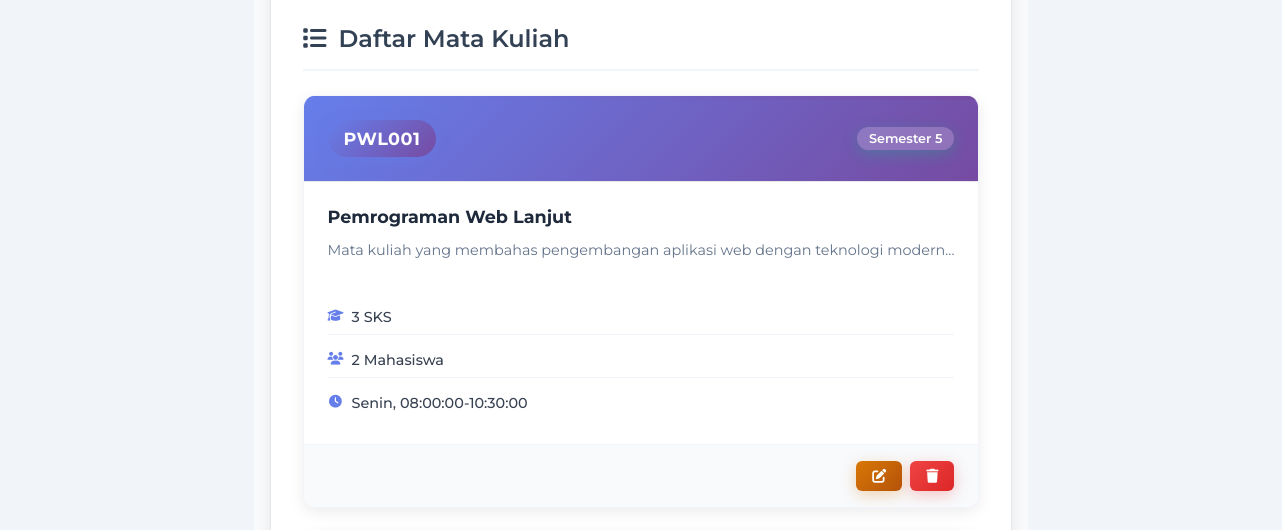
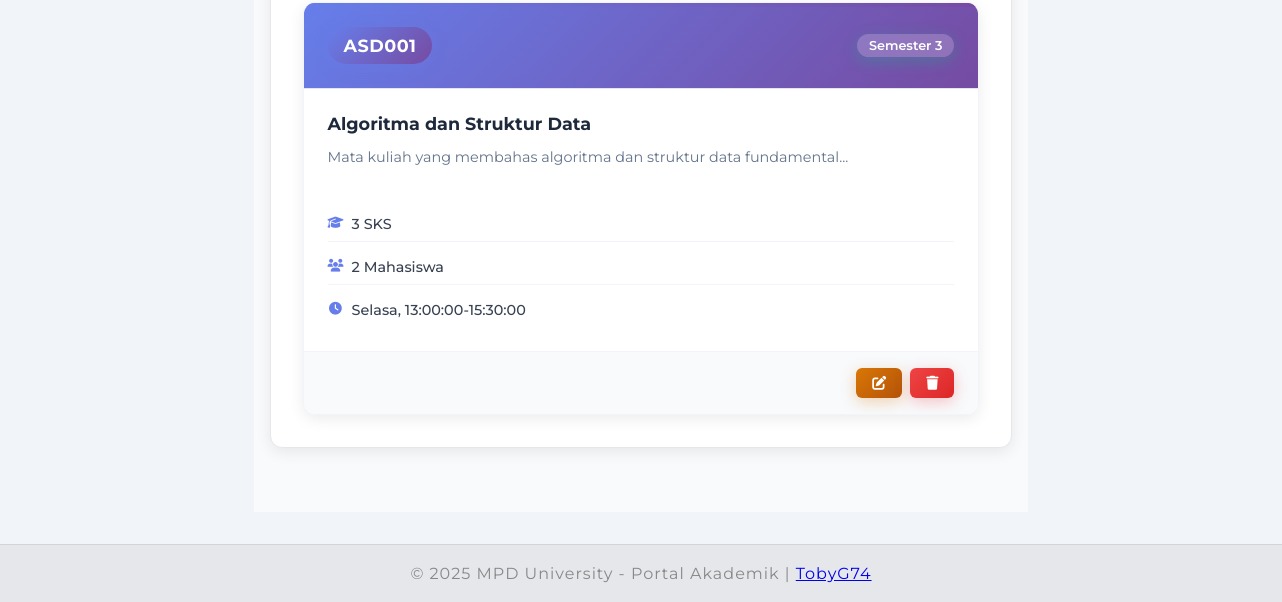
/dosen/mata_kuliah.php (signed in, lower part), run on an earlier commit of the app's database (2 pictures, top to bottom).
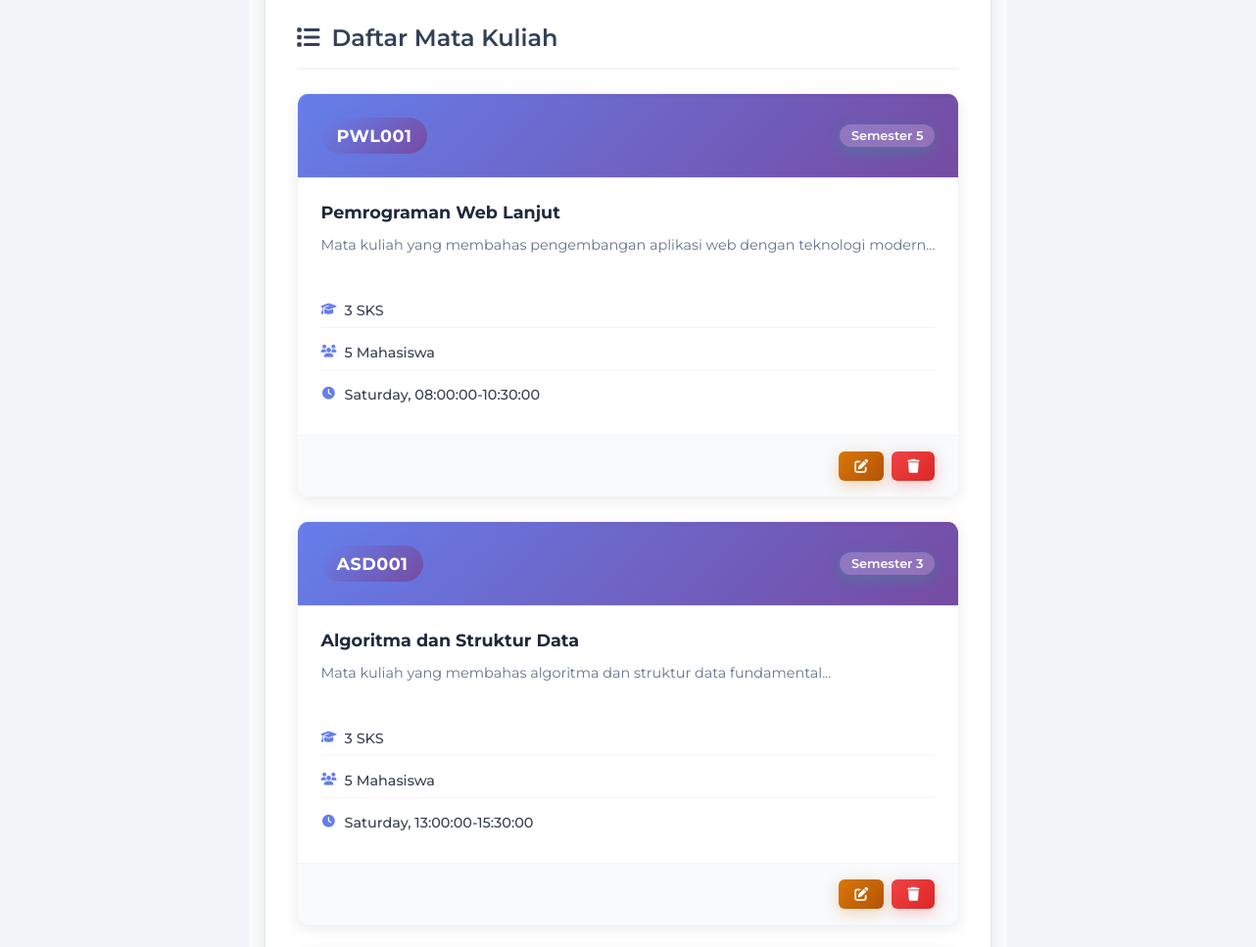
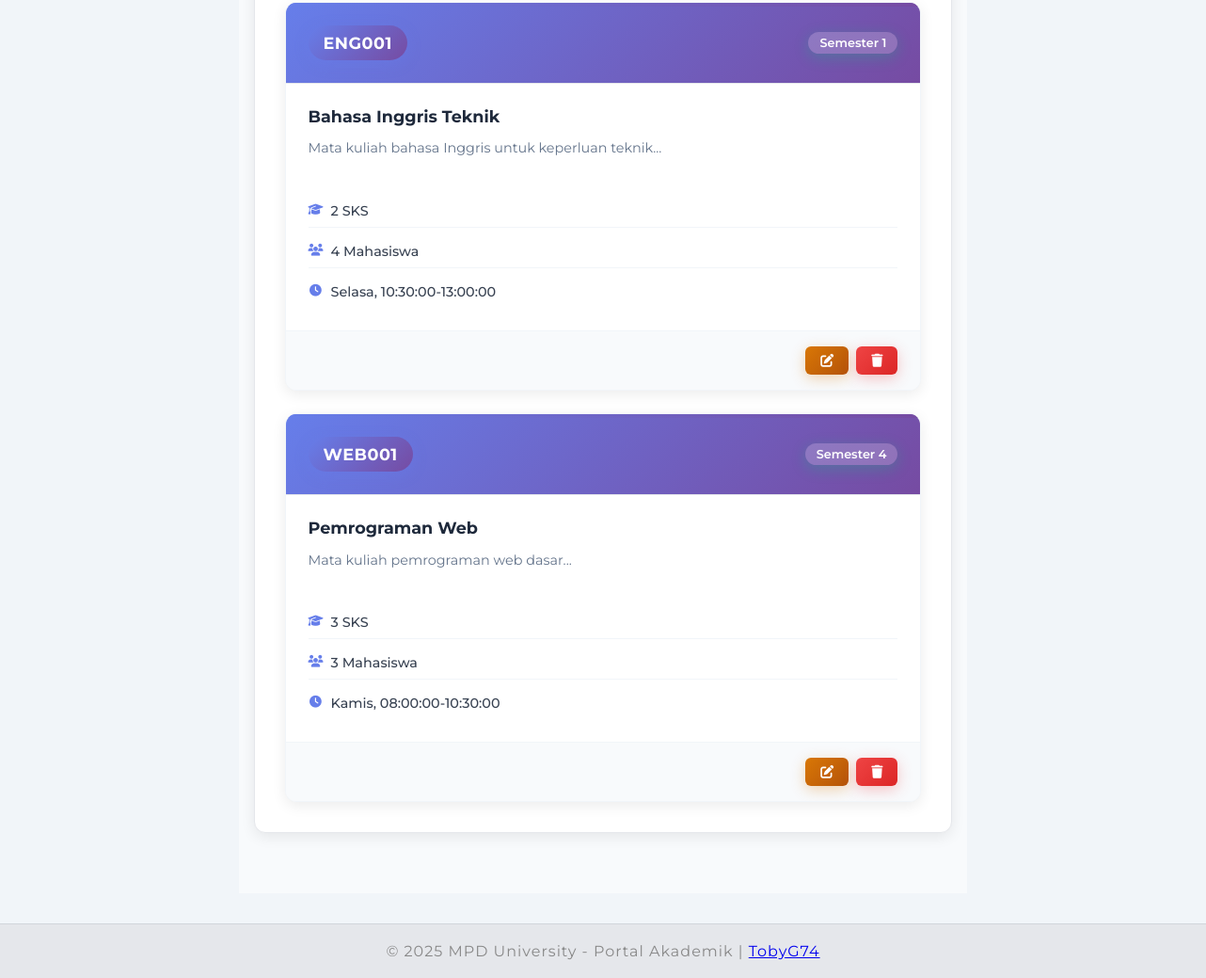
And on a later commit of the database (2 pictures, top to bottom).
### tables this page shows
CREATE TABLE mata_kuliah (
    id INT AUTO_INCREMENT PRIMARY KEY,
    kode_mk VARCHAR(10) UNIQUE NOT NULL,
    nama_mk VARCHAR(100) NOT NULL,
    sks INT NOT NULL,
    semester INT NOT NULL,
    deskripsi TEXT,    dosen_id INT NOT NULL,
    program_studi_id INT,
    created_at DATETIME DEFAULT NOW(),
    updated_at DATETIME DEFAULT NOW(),
    FOREIGN KEY (dosen_id) REFERENCES dosen(id),
    FOREIGN KEY (program_studi_id) REFERENCES program_studi(id)
);

### dosen/mata_kuliah.php (the view, shortened to what this page needs)
<?php
require_once '../koneksi.php';
$user_id = $_SESSION['user_id'];
$query = "SELECT u.*, d.id as dosen_id FROM users u
          LEFT JOIN dosen d ON u.id = d.user_id
          WHERE u.id = '$user_id'";
$result = mysqli_query($conn, $query);
$user = mysqli_fetch_assoc($result);
$dosen_id = $user['dosen_id'];
$mata_kuliah_query = "SELECT mk.*,
                             COUNT(k.mahasiswa_id) as jumlah_mahasiswa,
                             j.ruang, j.hari,
                             CONCAT(j.jam_mulai, '-', j.jam_selesai) as jam
                      FROM mata_kuliah mk
                      LEFT JOIN kelas k ON mk.id = k.mata_kuliah_id
                      LEFT JOIN jadwal j ON mk.id = j.mata_kuliah_id
                      WHERE mk.dosen_id = $dosen_id
                      GROUP BY mk.id
                      ORDER BY mk.created_at DESC";
$mata_kuliah_result = mysqli_query($conn, $mata_kuliah_query);
$mata_kuliah_list = [];
while ($row = mysqli_fetch_assoc($mata_kuliah_result)) {
    $mata_kuliah_list[] = $row;
}
?>
<!DOCTYPE html>
<html lang="id">
<head>
    <link rel="stylesheet" href="../assets/css/style.css">
    <link rel="stylesheet" href="../assets/css/admin.css">
    <link rel="stylesheet" href="../assets/css/dosen.css">
    <link rel="stylesheet" href="https://cdnjs.cloudflare.com/ajax/libs/font-awesome/6.4.0/css/all.min.css">
</head>
<body>
    <main>
        <div class="dashboard-container">
            <div class="dashboard-section">
                <h2><i class="fas fa-list"></i> Daftar Mata Kuliah</h2>
                <div class="mata-kuliah-grid">
                    <?php foreach ($mata_kuliah_list as $mk): ?>
                        <div class="mk-card">
                            <div class="mk-header">
                                <div class="mk-code"><?php echo htmlspecialchars($mk['kode_mk']); ?></div>
                                <div class="mk-semester">Semester <?php echo $mk['semester']; ?></div>
                            </div>
                            <div class="mk-body">
                                <h3><?php echo htmlspecialchars($mk['nama_mk']); ?></h3>
                                <p class="mk-description"><?php echo htmlspecialchars(substr($mk['deskripsi'] ?? 'Tidak ada deskripsi', 0, 80)) . '...'; ?></p>
                                <div class="mk-details">
                                    <div class="detail-item">
                                        <i class="fas fa-graduation-cap"></i>
                                        <span><?php echo $mk['sks']; ?> SKS</span>
                                    </div>
                                    <div class="detail-item">
                                        <i class="fas fa-users"></i>
                                        <span><?php echo $mk['jumlah_mahasiswa'] ?: 0; ?> Mahasiswa</span>
                                    </div>
                                    <div class="detail-item">
                                        <i class="fas fa-clock"></i>
                                        <span><?php echo htmlspecialchars(($mk['hari'] ? $mk['hari'] . ', ' : '') . ($mk['jam'] ?: 'Belum dijadwalkan')); ?></span>
                                    </div>
                                </div>
                            </div>
                            <div class="mk-actions">
                                <button class="btn btn-sm btn-warning" onclick="editMataKuliah(<?php echo $mk['id']; ?>)" title="Edit">
                                    <i class="fas fa-edit"></i>
                                </button>
                                <button class="btn btn-sm btn-danger" onclick="deleteMataKuliah(<?php echo $mk['id']; ?>)" title="Hapus">
                                    <i class="fas fa-trash"></i>
                                </button>
                            </div>
                        </div>
                    <?php endforeach; ?>
                </div>
            </div>
        </div>
    </main>
    <?php include '../includes/footer.php'; ?>
</body>
</html>

What changed in the data, as far as the page shows it:
computed for mata_kuliah "PWL001": jumlah_mahasiswa "2" → "5"; jam "Senin, 08:00:00-10:30:00" → "Saturday, 08:00:00-10:30:00"
computed for mata_kuliah "ASD001": jumlah_mahasiswa "2" → "5"; jam "Selasa, 13:00:00-15:30:00" → "Saturday, 13:00:00-15:30:00"
added mata_kuliah: kode_mk "ENG001", semester "1", nama_mk "Bahasa Inggris Teknik", deskripsi "Mata kuliah bahasa Inggris untuk keperluan teknik", sks "2", jumlah_mahasiswa "4", jam "Selasa, 10:30:00-13:00:00"
added mata_kuliah: kode_mk "WEB001", semester "4", nama_mk "Pemrograman Web", deskripsi "Mata kuliah pemrograman web dasar", sks "3", jumlah_mahasiswa "3", jam "Kamis, 08:00:00-10:30:00"
